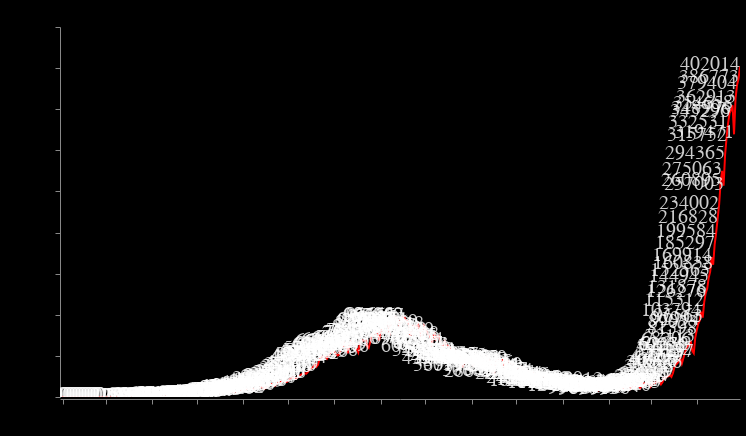

Here is the notebook cell this chart was saved with:
### Code cell
hover = alt.selection_single(on='mouseover',nearest=True, fields=['Date'])

line = alt.Chart(title="Confirmed Cases").mark_line().encode(
    x=alt.X('Date:T', axis=alt.Axis(offset=2)),
    y="Daily Confirmed",color=alt.value("red")
).properties(width=680, height=370).interactive()

point = line.mark_point().encode(opacity=alt.value(0.0)).properties(selection=hover)

text = alt.Chart().mark_text(align='right', dy=-2, fontSize=20).encode(
    x='Date:T',
    y="Daily Confirmed",
    text="Daily Confirmed",
    detail="Daily Confirmed",
    color=alt.value('white'),opacity=alt.condition(hover,alt.value(0.8), alt.value(0.0)))

alt.layer(line,point,text,data=country_df).configure(
    background='black').interactive().configure_axis(grid=False).configure_view(
    strokeWidth=0)

### Figure 1 — Vega-Lite specification as saved in the notebook (floating-point values rounded to 4 significant figures; data arrays with more than 128 entries replaced by an {"elided": "..."} marker saying what was removed)
{"usermeta": {"embedOptions": {"theme": "dark"}}, "config": {"view": {"continuousWidth": 400, "continuousHeight": 300, "strokeWidth": 0}, "axis": {"grid": false}, "background": "black"}, "layer": [{"mark": "line", "encoding": {"color": {"value": "red"}, "x": {"type": "temporal", "axis": {"offset": 2}, "field": "Date"}, "y": {"type": "quantitative", "field": "Daily Confirmed"}}, "height": 370, "selection": {"selector003": {"type": "interval", "bind": "scales", "encodings": ["x", "y"]}, "selector004": {"type": "interval", "bind": "scales", "encodings": ["x", "y"]}}, "title": "Confirmed Cases", "width": 680}, {"mark": "point", "encoding": {"color": {"value": "red"}, "opacity": {"value": 0.0}, "x": {"type": "temporal", "axis": {"offset": 2}, "field": "Date"}, "y": {"type": "quantitative", "field": "Daily Confirmed"}}, "height": 370, "selection": {"selector002": {"type": "single", "on": "mouseover", "nearest": true, "fields": ["Date"]}}, "title": "Confirmed Cases", "width": 680}, {"mark": {"type": "text", "align": "right", "dy": -2, "fontSize": 20}, "encoding": {"color": {"value": "white"}, "detail": {"type": "quantitative", "field": "Daily Confirmed"}, "opacity": {"condition": {"value": 0.8, "selection": "selector002"}, "value": 0.0}, "text": {"type": "quantitative", "field": "Daily Confirmed"}, "x": {"type": "temporal", "field": "Date"}, "y": {"type": "quantitative", "field": "Daily Confirmed"}}}], "data": {"name": "data-0271ca5197d76ab69871c716213a641b"}, "$schema": "https://vega.github.io/schema/vega-lite/v4.8.1.json", "datasets": {"data-0271ca5197d76ab69871c716213a641b": {"elided": "457 records"}}}
